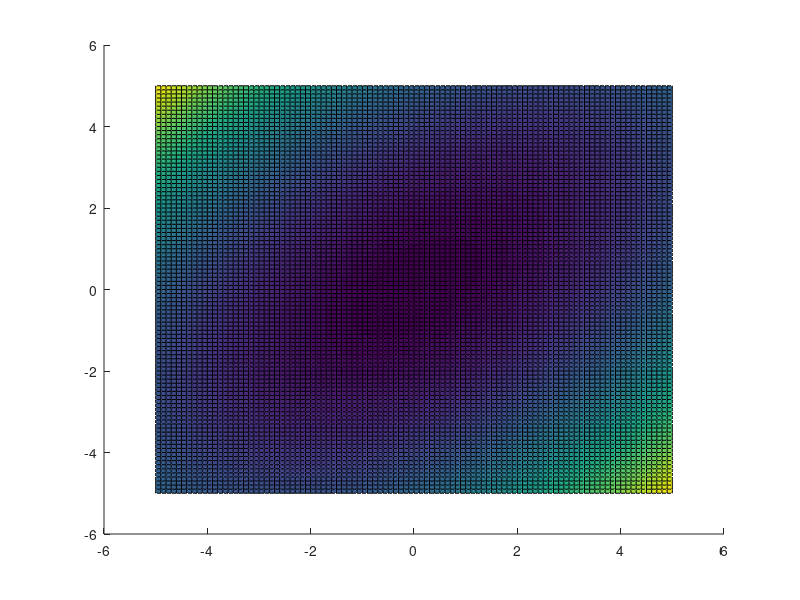

Source code (MATLAB): (Note: this script raises an error after producing the figure.)
% Richtungsableitung
% Skript S.95
%
delete(findall(0,'type','line'))    % Inhalte der letzten plots löschen, figure handle behalten
clc;

x0=1;
y0=2;

f1= @(x,y) x.^2-x.*y+y.^2;

[xl yl] = meshgrid (-5:0.1:5);

LIM=[-2 3];

fa=f1(xl,yl);

hold on;
surf(xl,yl,fa);
plot3(x0,y0,f(x0,y0),'ro','MarkerSize',10,'MarkerFaceColor','r')
hold off;
%axis equal;
%xlim(LIM);ylim(LIM);zlim(LIM);
